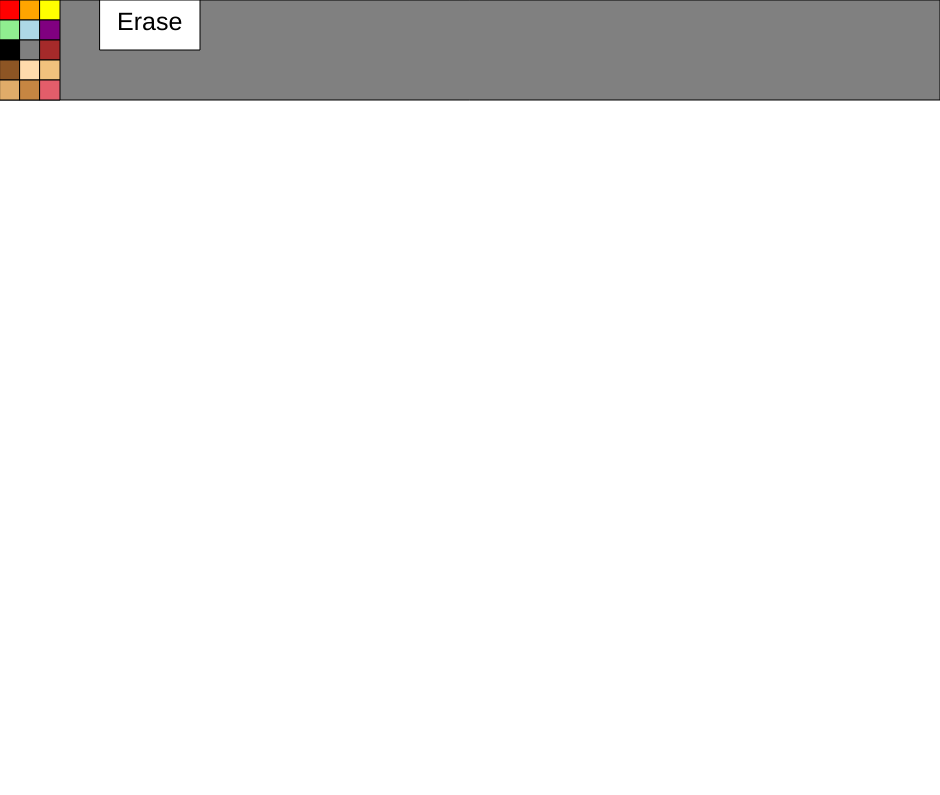
Frame 1 (no input)
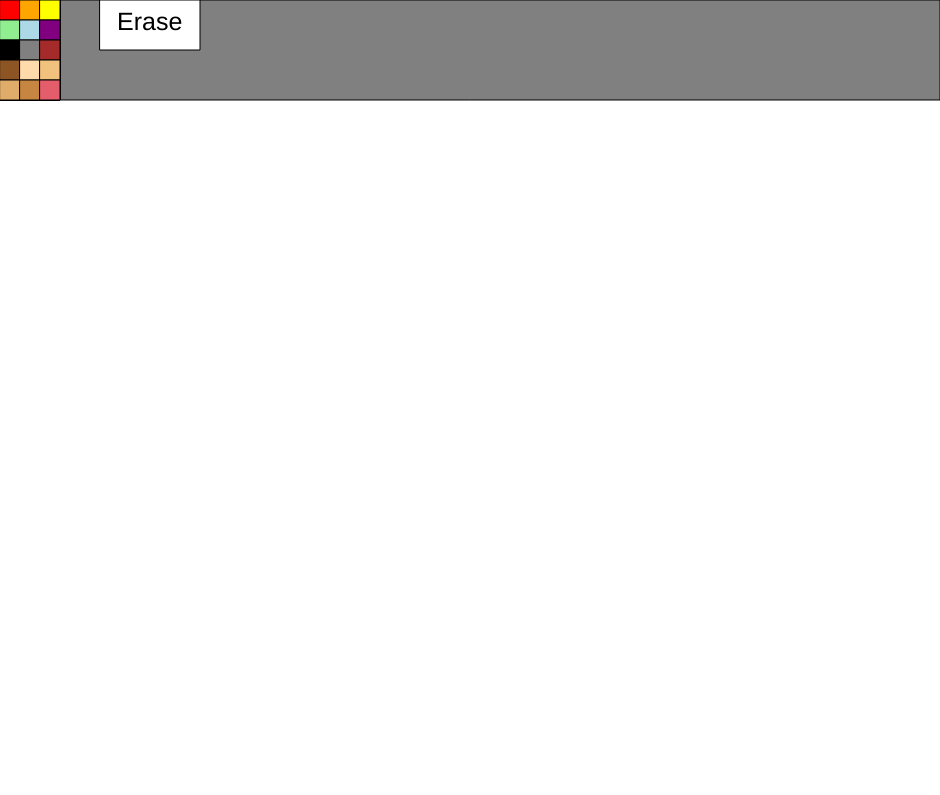
Frame 60 (no input)
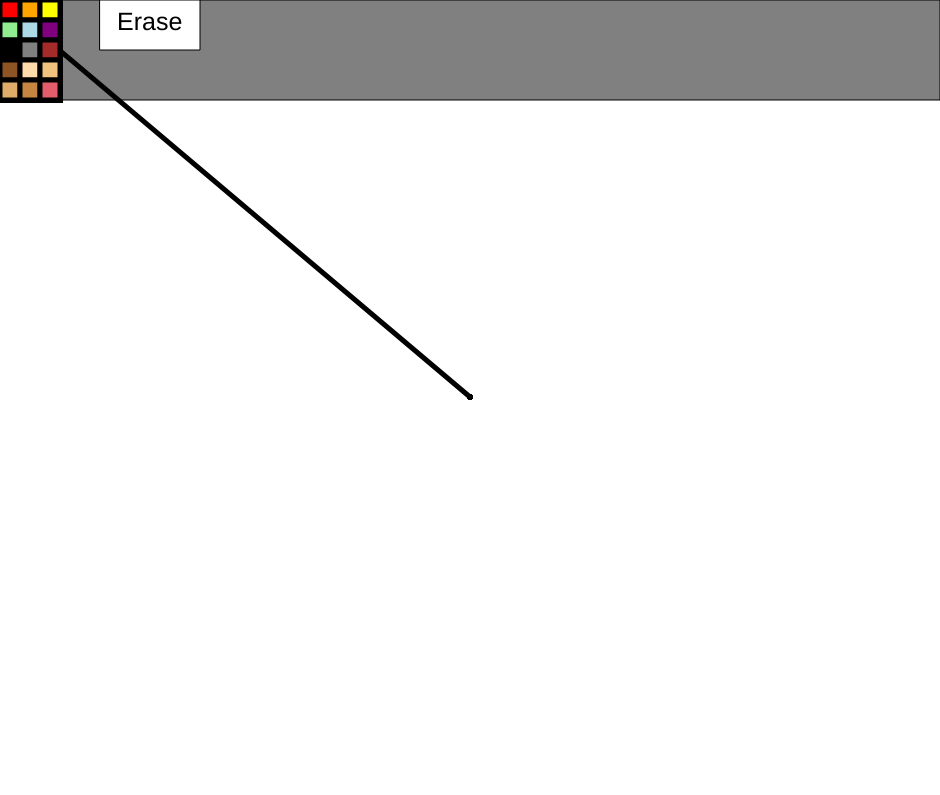
Frame 120 (the mouse pressed at the canvas centre since frame 60)

The p5.js sketch that drew these frames (run headless with seeded random() and noise() and a simulated clock; from frame 60 on, the mouse is pressed at the canvas centre):

// p5.js sketch
// ── sketch.js
function setup() {
  createCanvas(940, 795);
  background("white");
  // toolbox 
  fill("grey");
  rect(0, 0, 940, 100);
  fill("white");
  rect(100, 0, 100, 50);
  fill("black");
  textSize(25);
  text('Erase', 117, 30);
}

function pickColour () {
    // colour blocks
  fill("red");
  square(0, 0, 20);
  fill("orange");
  square(20, 0, 20);
  fill("yellow");
  square(40, 0, 20);
  fill("lightgreen");
  square(0, 20, 20);
  fill("lightblue");
  square(20, 20, 20);
  fill("purple");
  square(40, 20, 20);
  fill("black");
  square(0, 40, 20);
  fill("grey");
  square(20, 40, 20);
  fill("brown");
  square(40, 40, 20);
  fill("#8d5524");
  square(0, 60, 20);
  fill("#ffdbac")
  square(20, 60, 20);
  fill("#f1c27d");
  square(40, 60, 20);
  fill("#e0ac69");
  square(0, 80, 20);
  fill("#c68642");
  square(20, 80, 20);
  fill("	#e35d6a");
  square(40, 80, 20);
}
function draw() {
  brushX = mouseX;
  brushY = mouseY;
  
  pickColour();
  
  if (mouseIsPressed) {
    if((brushX >= 0 && brushX <= 20) && (brushY >= 0 && brushY <= 20)){
      pickStroke(255, 0 , 0);
    }
    else if((brushX >= 20 && brushX <= 40) && (brushY >= 0 && brushY <= 20)){
      pickStroke(255, 165, 0);
    }
    else if((brushX >= 40 && brushX <= 60) && (brushY >= 0 && brushY <= 20)){
      pickStroke(255, 255 , 0);
    }
    else if((brushX >= 0 && brushX <= 20) && (brushY >= 20 && brushY <= 40)){
      pickStroke(144, 238, 144);
    }
    else if((brushX >= 20 && brushX <= 40) && (brushY >= 20 && brushY <= 40)){
      pickStroke(173, 216, 230);
    }
    else if((brushX >= 40 && brushX <= 60) && (brushY >= 20 && brushY <= 40)){
      pickStroke(128, 0, 128);
    }
    else if((brushX >= 0 && brushX <= 20) && (brushY >= 40 && brushY <= 60)){
      pickStroke(0, 0, 0);
    }
    else if((brushX >= 20 && brushX <= 40) && (brushY >= 40 && brushY <= 60)){
      pickStroke(128, 128, 128);
    }
    else if((brushX >= 40 && brushX <= 60) && (brushY >= 40 && brushY <= 60)){
      pickStroke(165, 42, 42);
    }
    else if((brushX >= 0 && brushX <= 20) && (brushY >= 60 && brushY <= 80)){
      pickStroke(141, 85, 36);
    }
    else if((brushX >= 20 && brushX <= 40) && (brushY >= 60 && brushY <= 80)){
      pickStroke(255, 219, 172);
    }
    else if((brushX >= 40 && brushX <= 60) && (brushY >= 60 && brushY <= 80)){
      pickStroke(241, 194, 125);
    }
    else if((brushX >= 0 && brushX <= 20) && (brushY >= 80 && brushY <= 100)){
      pickStroke(224, 172, 105);
    }
    else if((brushX >= 20 && brushX <= 40) && (brushY >= 80 && brushY <= 100)){
      pickStroke(198, 134, 66);
    }
    else if((brushX >= 40 && brushX <= 60) && (brushY >= 80 && brushY <= 100)){
      pickStroke(227, 93, 106);
    }
    else if((brushX >= 100 && brushX <= 200) && (brushY >= 0 && brushY <= 50)){
       pickStroke(255, 255, 255);
    }
    strokeWeight(5);
    line(brushX, brushY, pmouseX, pmouseY);
  }
}

function pickStroke(x, y, z) {
  stroke(x, y, z);
}
